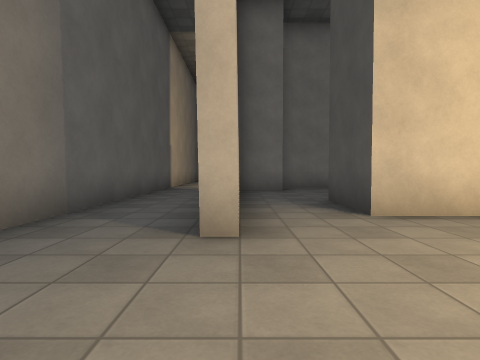
[1] (above)

16 first-person views from a walk through a level from a Godot 3-D game. The camera is 1.2 m above the floor, tilts 2° down and sees 80° across. The floor is counted in squares, 2 m on a side. Each view is taken from the middle of a square. On the plan, view 1 faces up. The plan holds only what a view shows up to about 9 squares ahead; the rest is blank. Characters and animated objects are left out. Some surface patterns are stand-ins.

[2]
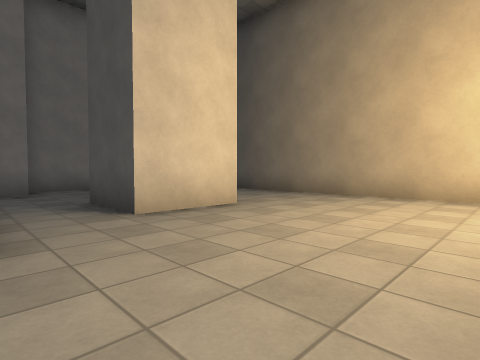

[3]
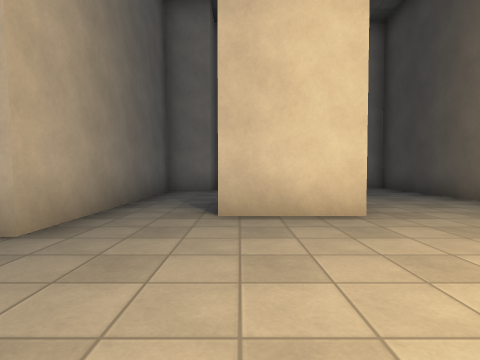

[4]
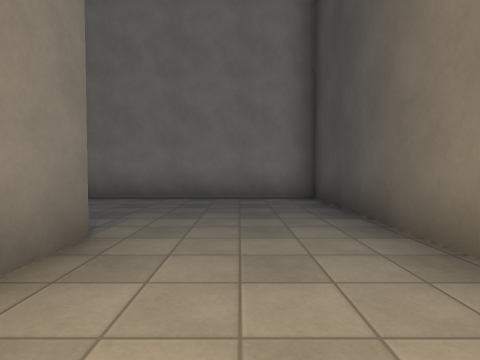

[5]
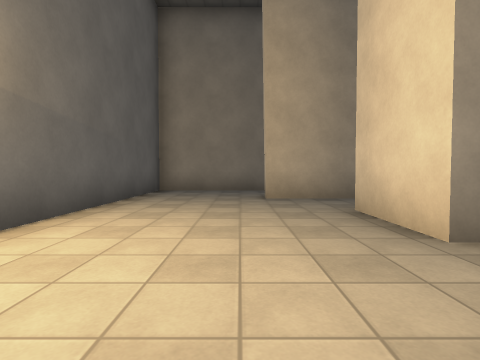

[6]
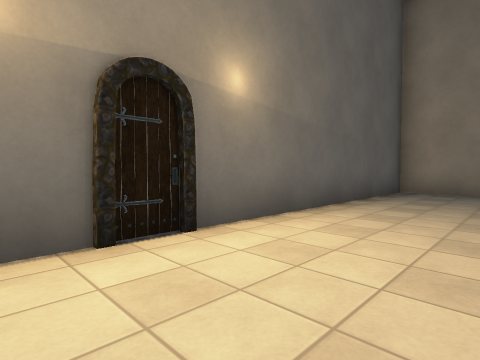

[7]
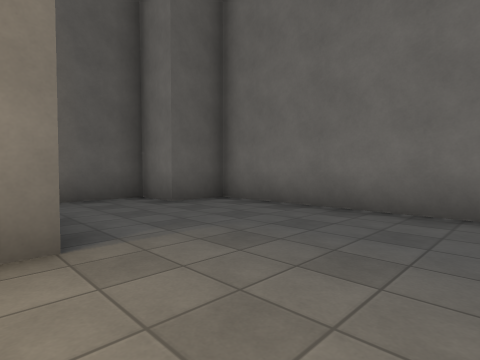

[8]
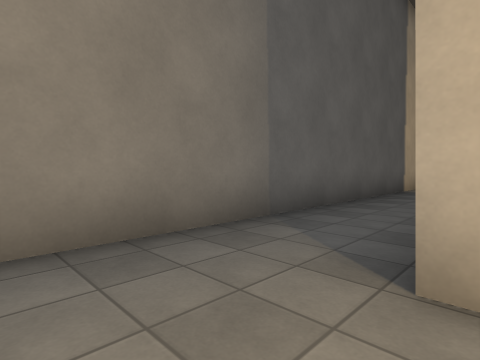

[9]
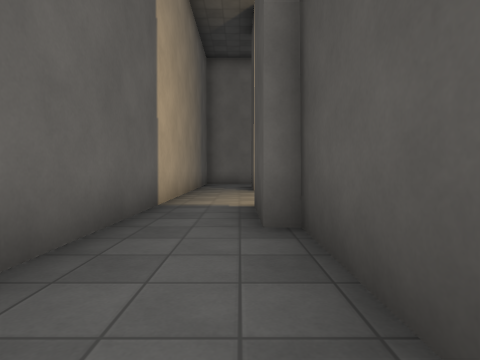

[10]
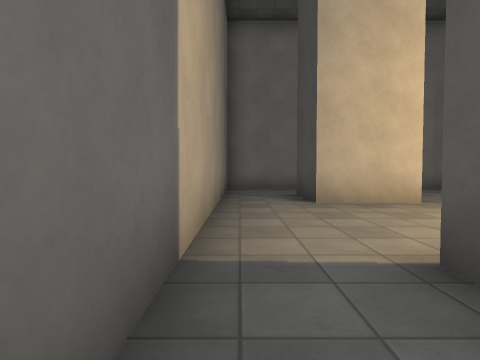

[11]
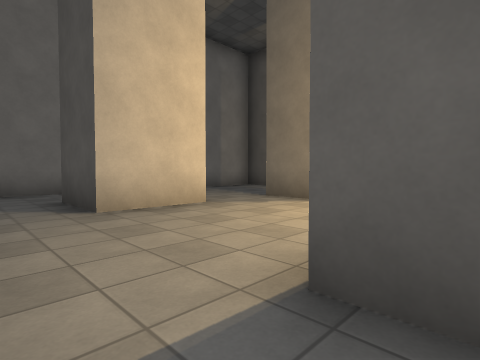

[12]
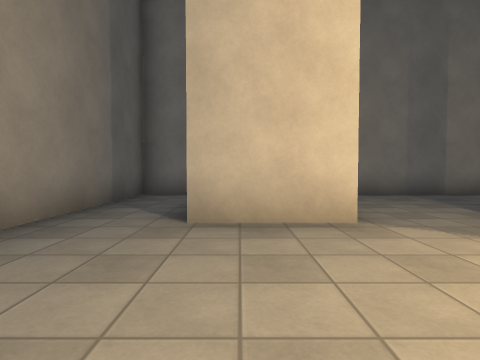

[13]
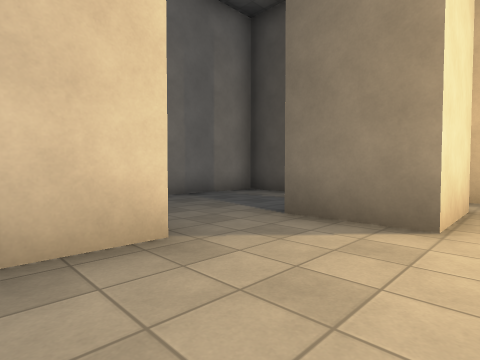

[14]
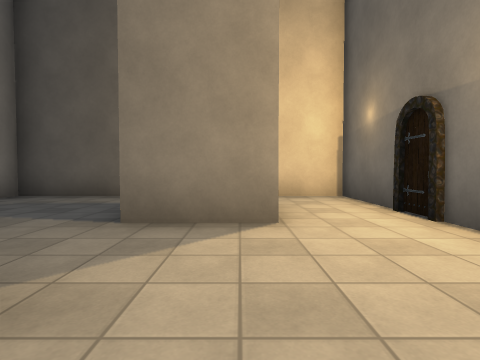

[15]
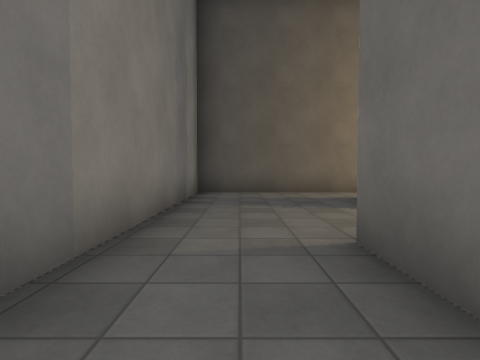

[16]
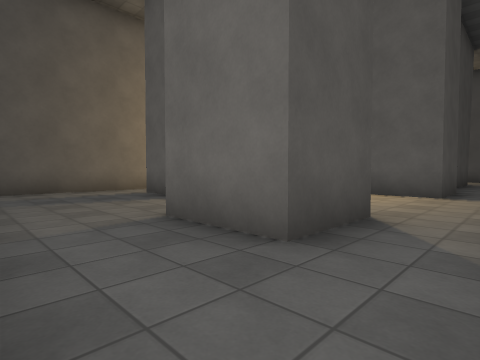

### Floor plan
Points are (right, up) in squares from view 1. A wall is a line through its corners. A room is listed if a view was taken in it or the views show most of it. See-through windows are left out.
Room 1 (views 1, 2, 3, 4, 5, 6, 7, 8)
walls: (3.7, 5.6) (3.7, 3.7) (1.7, 3.7) (1.7, 5.6); (4.5, -0.2) (5.1, -0.5); (6.6, 0.5) (6.6, 9.9); (4.5, -0.5) (5, -0.3); (6.6, 9.3) (1.2, 9.3) (1.2, 8) (0, 8) (0, 2.5); (-2.4, 1.6) (-2.4, -0.4) (5.9, -0.4)
ways out: opening at (-1.5, 2.5) to room 2; closed door at (4, 10) to room 2; closed door at (5, 0)
Room 2 (views 9, 10, 11, 12, 13, 14)
walls: (-0.4, 5.6) (-0.4, 8) (-0.8, 8) (-0.8, 9.6) (0.8, 9.6); (2.8, 9.6) (5.4, 9.6); (3.6, 9.5) (4.1, 9.7); (-2.4, 13.6) (-2.4, 1.6); (1.4, 13.2) (-0.8, 13.2); (5.2, 11.6) (3.2, 11.6) (3.2, 12.5)
ways out: opening at (-1.5, 2.5) to room 1; closed door at (4, 10) to room 1; opening at (-1.5, 14.5) to room 3; opening at (2.5, 13) to room 4; opening at (4.5, 11) to room 5
Room 3 (views 15, 16)
walls: (-0.8, 13.2) (-0.8, 15) (1.4, 15); (1.6, 17.1) (-2.4, 17.1) (-2.4, 13.6)
ways out: opening at (-1.5, 14.5) to room 2; opening at (0.5, 16.5) to room 4
Room 4 (no view inside)
walls: (4.1, 13.4) (5.2, 13.4); (3.2, 12.5) (3.2, 13.4); (6.6, 11.4) (6.6, 17.1) (1.6, 17.1)
ways out: opening at (2.5, 13) to room 2; opening at (0.5, 16.5) to room 3; opening at (6, 12.5) to room 5
Room 5 (no view inside)
walls: (6.6, 9.9) (6.6, 11.4); (5.4, 9.6) (6.6, 9.6)
ways out: opening at (4.5, 11) to room 2; opening at (6, 12.5) to room 4

Where each view was taken, in squares from view 1:
view 1: 0 up, 0 right, facing up
view 2: 0 up, 0 right, facing up-right
view 3: 0 up, 2 right, facing up
view 4: 3 up, 5 right, facing up
view 5: 2 up, 6 right, facing left
view 6: 2 up, 6 right, facing down-left
view 7: 5 up, 6 right, facing up-left
view 8: 1 up, 0 right, facing up-left
view 9: 5 up, 1 left, facing up
view 10: 8 up, 2 left, facing up
view 11: 9 up, 2 left, facing up-right
view 12: 10 up, 0 right, facing up
view 13: 11 up, 0 right, facing up-right
view 14: 12 up, 0 right, facing right
view 15: 16 up, 1 left, facing right
view 16: 17 up, 2 left, facing down-right
